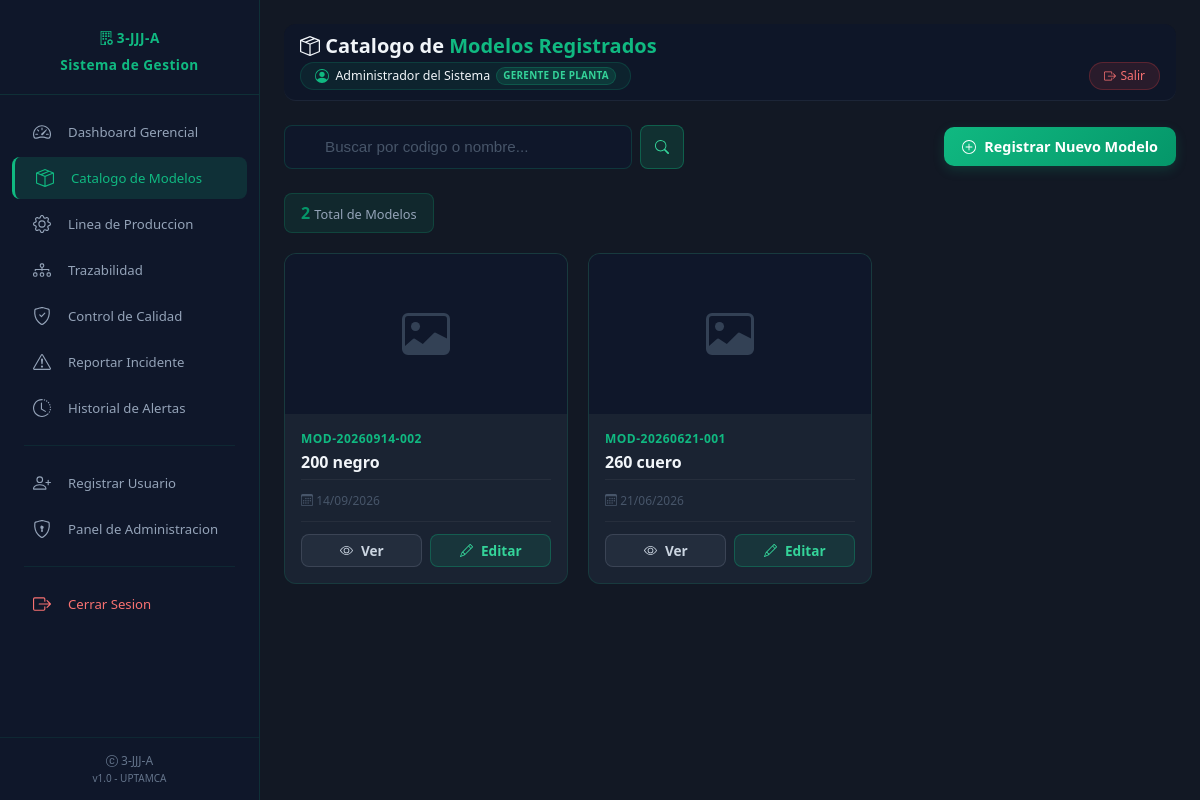
The page /catalogo/ (signed in) on the database its author committed.
### core/models.py (models this page shows, shortened)
class Usuario(AuditoriaMixin):
    id_usuario = models.CharField(max_length=50, primary_key=True)
    nombre_completo = models.CharField(max_length=150)
    contrasenia = models.CharField(max_length=128)
    rol = models.CharField(max_length=50, choices=ROLES_CHOICES, default=ROL_OPERARIO)
    is_active = models.BooleanField(default=True)
    is_staff = models.BooleanField(default=False)
    fecha_registro = models.DateTimeField(auto_now_add=True)
    etapa_asignada = models.ForeignKey(
        'Etapa',
        on_delete=models.SET_NULL,
        null=True,
        blank=True,
        related_name='usuarios_asignados',
        verbose_name='Etapa Asignada'
    )
    class Meta:
        verbose_name = 'Usuario'
        verbose_name_plural = 'Usuarios'
        ordering = ['-fecha_registro']

class Modelo(AuditoriaMixin):
    id_modelo = models.CharField(max_length=50, primary_key=True)
    nombre = models.CharField(max_length=100)
    materiales = models.ManyToManyField(Material, through='MaterialModelo')
    fecha_registro = models.DateTimeField(auto_now_add=True)
    class Meta:
        verbose_name = 'Modelo de Calzado'
        verbose_name_plural = 'Modelos de Calzado'

### core/views.py (the view)
        def wrapper(request, *args, **kwargs):
            usuario = get_usuario_sesion(request)
            if not usuario:
                messages.error(request, 'Debe iniciar sesion para acceder.')
                return redirect('core:login')
            if tiene_password_temporal(usuario.id_usuario):
                messages.warning(
                    request,
                    'Debe cambiar su contraseña temporal antes de continuar.'
                )
                return redirect('core:cambiar_password_temporal')
            if usuario.rol not in roles_permitidos and not usuario.is_staff:
                return render(request, 'errors/403.html', status=403)
            request.usuario_actual = usuario
            return view_func(request, *args, **kwargs)

### templates/catalogo/catalogo_modelos.html (shortened to what this page needs)
{% extends "base.html" %}
{% load static %}
{% block page_title %}<i class="bi bi-box-seam"></i> Catalogo de <span>Modelos Registrados</span>{% endblock %}
{% block content %}
<div class="catalogo-toolbar" style="display: flex; justify-content: space-between; align-items: center; flex-wrap: wrap; gap: 16px; margin-bottom: 24px;">
    <form method="get" action="{% url 'core:catalogo_modelos' %}" style="display: flex; gap: 8px; flex: 1; max-width: 400px; align-items: stretch;">
        <div class="search-box" style="position: relative; flex: 1; min-width: 0;">
            {{ form_busqueda.q }}
        </div>
        <button type="submit" class="btn btn-primary btn-sm" style="display: flex; align-items: center; justify-content: center;">
            <i class="bi bi-search"></i>
        </button>
    </form>
    <a href="{% url 'core:registrar_modelo' %}" class="btn btn-primary">
        <i class="bi bi-plus-circle"></i> Registrar Nuevo Modelo
    </a>
</div>
<div style="display: flex; gap: 16px; margin-bottom: 20px;">
    <div style="padding: 8px 16px; background: rgba(16, 185, 129, 0.1); border-radius: 8px; border: 1px solid rgba(16, 185, 129, 0.2);">
        <span style="color: #059669; font-weight: 600;">{{ total_modelos }}</span>
        <span style="color: #94a3b8; font-size: 0.8rem;"> Total de Modelos</span>
    </div>
</div>
{% if modelos_data %}
<div class="cards-grid">
    {% for item in modelos_data %}
    <div class="model-card">
        {% if item.imagen_url %}
        <img src="{{ item.imagen_url }}" alt="{{ item.modelo.nombre }}" class="model-card-img">
        {% else %}
        <div class="model-card-img-placeholder">
            <i class="bi bi-image"></i>
        </div>
        {% endif %}
        <div class="model-card-body">
            <div class="model-card-code">{{ item.modelo.id_modelo }}</div>
            <div class="model-card-name">{{ item.modelo.nombre }}</div>
            <div class="model-card-footer">
                <div class="model-card-date">
                    <i class="bi bi-calendar3"></i> {{ item.modelo.fecha_registro|date:"d/m/Y" }}
                </div>
            </div>
            <div style="display: flex; gap: 8px; margin-top: 12px; padding-top: 12px; border-top: 1px solid rgba(255,255,255,0.05);">
                <a href="{% url 'core:detalle_modelo' item.modelo.pk %}" class="btn btn-outline btn-sm" style="flex: 1;">
                    <i class="bi bi-eye"></i> Ver
                </a>
                <a href="{% url 'core:editar_modelo' item.modelo.pk %}" class="btn btn-primary btn-sm" style="flex: 1;">
                    <i class="bi bi-pencil"></i> Editar
                </a>
            </div>
        </div>
    </div>
    {% endfor %}
</div>
{% endif %}
{% endblock %}

### templates/base.html (shortened to what this page needs)
{% load static %}
<!DOCTYPE html>
<html lang="es">
<head>
    <link rel="stylesheet" href="{% static 'css/custom.css' %}">
    <link rel="stylesheet" href="{% static 'css/responsive.css' %}">
    <link rel="stylesheet" href="{% static 'css/3jjja-icons-mask.css' %}">
    <link rel="stylesheet" href="{% static 'css/app.css' %}"></head>
<body>
    <nav class="sidebar" id="sidebar">
        <div class="sidebar-header">
            <div class="sidebar-brand" style="display:none;">
                <i class="bi bi-building-gear"></i> 3-JJJ-A
            </div>
            <div class="sidebar-brand">
                Sistema de Gestion
            </div>
        </div>
        <ul class="sidebar-nav">
            {% if usuario.rol in "GERENTE,SUBGERENTE" or usuario.is_staff %}
            <li class="{% if request.resolver_match.url_name == 'dashboard' %}active{% endif %}">
                <a href="{% url 'core:dashboard' %}">
                    <i class="bi bi-speedometer2"></i>
                    Dashboard Gerencial
                </a>
            </li>
            {% endif %}
            {% if usuario.rol in "GERENTE,SUBGERENTE" or usuario.is_staff %}
            <li class="{% if 'catalogo' in request.resolver_match.url_name %}active{% endif %}">
                <a href="{% url 'core:catalogo_modelos' %}">
                    <i class="bi bi-box-seam"></i>
                    Catalogo de Modelos
                </a>
            </li>
            {% endif %}
            {% if usuario.rol in "DIRECTOR_PRODUCCION,DIRECTOR_DESPACHO" or usuario.is_staff %}
            <li class="{% if request.resolver_match.url_name == 'configuracion' %}active{% endif %}">
                <a href="{% url 'core:configuracion' %}">
                    <i class="bi bi-gear"></i>
                    Linea de Produccion
                </a>
            </li>
            {% endif %}
            {% if usuario.rol == 'DIRECTOR_PRODUCCION' or usuario.is_staff %}
            <li class="{% if request.resolver_match.url_name == 'trazabilidad' %}active{% endif %}">
                <a href="{% url 'core:trazabilidad' %}">
                    <i class="bi bi-diagram-3"></i>
                    Trazabilidad
                </a>
            </li>
            {% endif %}
            {% if usuario.is_staff or usuario.etapa_asignada and usuario.etapa_asignada.nombre_etapa|lower == 'calidad' %}
            <li class="{% if request.resolver_match.url_name == 'calidad' %}active{% endif %}">
                <a href="{% url 'core:calidad' %}">
                    <i class="bi bi-shield-check"></i>
                    Control de Calidad
                </a>
            </li>
            {% endif %}
            {% if usuario %}
            <li class="{% if request.resolver_match.url_name == 'reportar_incidente' %}active{% endif %}">
                <a href="{% url 'core:reportar_incidente' %}">
                    <i class="bi bi-exclamation-triangle"></i>
                    Reportar Incidente
                </a>
            </li>
            {% endif %}
            {% if usuario.rol in "GERENTE,SUBGERENTE" or usuario.is_staff %}
            <li class="{% if request.resolver_match.url_name == 'historial_incidentes' %}active{% endif %}">
                <a href="{% url 'core:historial_incidentes' %}">
                    <i class="bi bi-clock-history"></i>
                    Historial de Alertas
                </a>
            </li>
            {% endif %}
            <li style="margin: 16px 12px; border-top: 1px solid rgba(16, 185, 129, 0.1); list-style: none;"></li>
            {% if usuario.is_staff %}
            <li class="{% if request.resolver_match.url_name == 'registro' %}active{% endif %}">
                <a href="{% url 'core:registro' %}">
                    <i class="bi bi-person-plus"></i>
                    Registrar Usuario
                </a>
            </li>
            {% endif %}
            {% if usuario.is_staff %}
            <li class="{% if request.resolver_match.url_name == 'panel_admin' %}active{% endif %}">
                <a href="{% url 'core:panel_admin' %}">
                    <i class="bi bi-shield-lock"></i>
                    Panel de Administracion
                </a>
            </li>
            {% endif %}
            <li style="margin: 16px 12px; border-top: 1px solid rgba(16, 185, 129, 0.1); list-style: none;"></li>
            <li>
                <a href="{% url 'core:logout' %}" style="color: #f87171;">
                    <i class="bi bi-box-arrow-right"></i>
                    Cerrar Sesion
                </a>
            </li>
        </ul>
        <div class="sidebar-footer">
            <i class="bi bi-c-circle"></i> 3-JJJ-A<br>
            <small>v1.0 - UPTAMCA</small>
        </div>
    </nav>
    <main class="main-content">
        <div class="topbar">
            <div class="topbar-inner">
                <div class="topbar-title">
                    {% block page_title %}Dashboard{% endblock %}
                </div>
                <div class="topbar-user">
                    <div class="user-badge-chip" title="{{ usuario.nombre_completo|default:usuario.id_usuario }} - {{ usuario.get_rol_display|default:"Usuario" }}">
                        <i class="bi bi-person-circle"></i>
                        <span class="user-name">{{ usuario.nombre_completo|default:usuario.id_usuario }}</span>
                        <span class="user-role-pill user-role-full">{{ usuario.get_rol_display|default:"Usuario" }}</span>
                    </div>
                    <a href="{% url 'core:logout' %}" class="btn-logout-chip" title="Cerrar Sesion">
                        <i class="bi bi-box-arrow-right"></i>
                        <span class="logout-text">Salir</span>
                    </a>
                </div>
            </div>
        </div>
        {% block content %}{% endblock %}
    </main>
</body>
</html>

### rows shown on the page
Usuario: nombre_completo "Administrador del Sistema", rol "GERENTE DE PLANTA"
Modelo: modelo.id_modelo "MOD-20260914-002", modelo.nombre "200 negro", modelo.fecha_registro "14/09/2026"
Modelo: modelo.id_modelo "MOD-20260621-001", modelo.nombre "260 cuero", modelo.fecha_registro "21/06/2026"

### other values the page prints
{{ total_modelos }} "2"
